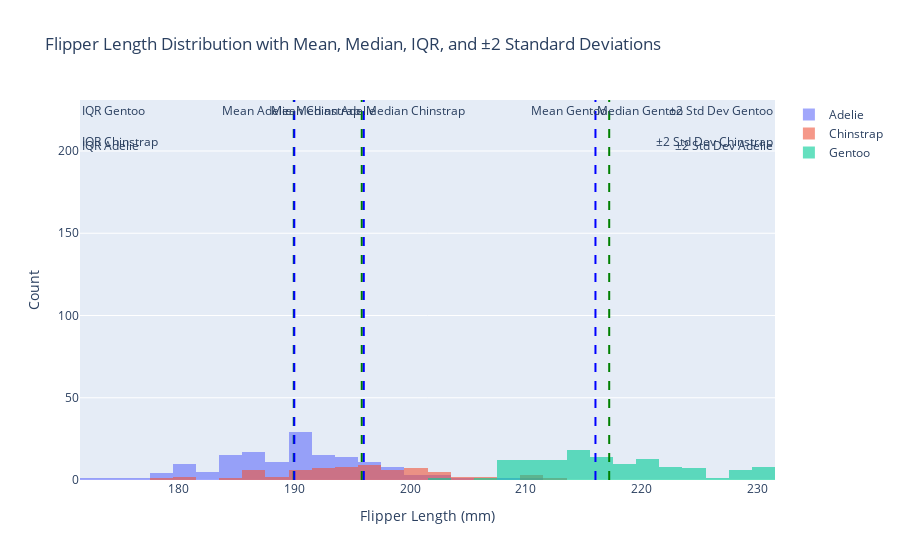

The notebook cell saved with this chart:
### Markdown cell above
Question 1:

### Code cell
import plotly.express as px
import plotly.graph_objects as go
import seaborn as sns
import numpy as np

# Load the penguins dataset
penguins = sns.load_dataset('penguins')

# Filter out NaN values from flipper_length_mm
penguins = penguins.dropna(subset=['flipper_length_mm'])

# List of species in the dataset
species_list = penguins['species'].unique()

# Create a histogram for each species
fig = go.Figure()

for species in species_list:
    species_data = penguins[penguins['species'] == species]['flipper_length_mm']

    # Calculate statistical values
    mean_flipper = species_data.mean()
    median_flipper = species_data.median()
    min_flipper = species_data.min()
    max_flipper = species_data.max()
    iqr_flipper = np.percentile(species_data, 75) - np.percentile(species_data, 25)
    std_flipper = species_data.std()
    lower_bound_2std = mean_flipper - 2 * std_flipper
    upper_bound_2std = mean_flipper + 2 * std_flipper

    # Add histogram to the figure
    fig.add_trace(go.Histogram(
        x=species_data,
        name=f'{species}',
        opacity=0.6,
        nbinsx=20
    ))

    # Add vertical lines (mean and median)
    fig.add_vline(x=mean_flipper, line=dict(color='green', width=2, dash='dash'), annotation_text=f'Mean {species}', annotation_position="top left")
    fig.add_vline(x=median_flipper, line=dict(color='blue', width=2, dash='dash'), annotation_text=f'Median {species}', annotation_position="top right")

    # Add rectangles for IQR and ±2 standard deviations
    fig.add_hrect(
        y0=0, y1=species_data.max(),
        x0=np.percentile(species_data, 25), x1=np.percentile(species_data, 75),
        fillcolor="lightblue", opacity=0.3, line_width=0,
        annotation_text=f'IQR {species}', annotation_position="top left"
    )
    fig.add_hrect(
        y0=0, y1=species_data.max(),
        x0=lower_bound_2std, x1=upper_bound_2std,
        fillcolor="orange", opacity=0.2, line_width=0,
        annotation_text=f'±2 Std Dev {species}', annotation_position="top right"
    )

# Update layout for better visualization
fig.update_layout(
    title="Flipper Length Distribution with Mean, Median, IQR, and ±2 Standard Deviations",
    xaxis_title="Flipper Length (mm)",
    yaxis_title="Count",
    barmode='overlay'
)

# Show the plot
fig.show()

### Figure 1 — Plotly figure (JSON) as saved in the notebook; plotly's stock layout.template omitted (floating-point values rounded to 4 significant figures; data arrays with more than 128 entries replaced by an {"elided": "..."} marker saying what was removed)
{"data": [{"name": "Adelie", "nbinsx": 20, "opacity": 0.6, "type": "histogram", "x": {"elided": "151 int values"}}, {"name": "Chinstrap", "nbinsx": 20, "opacity": 0.6, "type": "histogram", "x": [192, 196, 193, 188, 197, 198, 178, 197, 195, 198, 193, 194, 185, 201, 190, 201, 197, 181, 190, 195, 181, 191, 187, 193, 195, 197, 200, 200, 191, 205, 187, 201, 187, 203, 195, 199, 195, 210, 192, 205, 210, 187, 196, 196, 196, 201, 190, 212, 187, 198, 199, 201, 193, 203, 187, 197, 191, 203, 202, 194, 206, 189, 195, 207, 202, 193, 210, 198]}, {"name": "Gentoo", "nbinsx": 20, "opacity": 0.6, "type": "histogram", "x": [211, 230, 210, 218, 215, 210, 211, 219, 209, 215, 214, 216, 214, 213, 210, 217, 210, 221, 209, 222, 218, 215, 213, 215, 215, 215, 216, 215, 210, 220, 222, 209, 207, 230, 220, 220, 213, 219, 208, 208, 208, 225, 210, 216, 222, 217, 210, 225, 213, 215, 210, 220, 210, 225, 217, 220, 208, 220, 208, 224, 208, 221, 214, 231, 219, 230, 214, 229, 220, 223, 216, 221, 221, 217, 216, 230, 209, 220, 215, 223, 212, 221, 212, 224, 212, 228, 218, 218, 212, 230, 218, 228, 212, 224, 214, 226, 216, 222, 203, 225, 219, 228, 215, 228, 216, 215, 210, 219, 208, 209, 216, 229, 213, 230, 217, 230, 217, 222, 214, 215, 222, 212, 213]}], "layout": {"annotations": [{"showarrow": false, "text": "Mean Adelie", "x": 190.0, "xanchor": "right", "xref": "x", "y": 1, "yanchor": "top", "yref": "y domain"}, {"showarrow": false, "text": "Median Adelie", "x": 190, "xanchor": "left", "xref": "x", "y": 1, "yanchor": "top", "yref": "y domain"}, {"showarrow": false, "text": "IQR Adelie", "x": 0, "xanchor": "left", "xref": "x domain", "y": 210, "yanchor": "top", "yref": "y"}, {"showarrow": false, "text": "±2 Std Dev Adelie", "x": 1, "xanchor": "right", "xref": "x domain", "y": 210, "yanchor": "top", "yref": "y"}, {"showarrow": false, "text": "Mean Chinstrap", "x": 195.8, "xanchor": "right", "xref": "x", "y": 1, "yanchor": "top", "yref": "y domain"}, {"showarrow": false, "text": "Median Chinstrap", "x": 196, "xanchor": "left", "xref": "x", "y": 1, "yanchor": "top", "yref": "y domain"}, {"showarrow": false, "text": "IQR Chinstrap", "x": 0, "xanchor": "left", "xref": "x domain", "y": 212, "yanchor": "top", "yref": "y"}, {"showarrow": false, "text": "±2 Std Dev Chinstrap", "x": 1, "xanchor": "right", "xref": "x domain", "y": 212, "yanchor": "top", "yref": "y"}, {"showarrow": false, "text": "Mean Gentoo", "x": 217.2, "xanchor": "right", "xref": "x", "y": 1, "yanchor": "top", "yref": "y domain"}, {"showarrow": false, "text": "Median Gentoo", "x": 216, "xanchor": "left", "xref": "x", "y": 1, "yanchor": "top", "yref": "y domain"}, {"showarrow": false, "text": "IQR Gentoo", "x": 0, "xanchor": "left", "xref": "x domain", "y": 231, "yanchor": "top", "yref": "y"}, {"showarrow": false, "text": "±2 Std Dev Gentoo", "x": 1, "xanchor": "right", "xref": "x domain", "y": 231, "yanchor": "top", "yref": "y"}], "barmode": "overlay", "shapes": [{"line": {"color": "green", "dash": "dash", "width": 2}, "type": "line", "x0": 190.0, "x1": 190.0, "xref": "x", "y0": 0, "y1": 1, "yref": "y domain"}, {"line": {"color": "blue", "dash": "dash", "width": 2}, "type": "line", "x0": 190, "x1": 190, "xref": "x", "y0": 0, "y1": 1, "yref": "y domain"}, {"fillcolor": "lightblue", "line": {"width": 0}, "opacity": 0.3, "type": "rect", "x0": 186, "x1": 195, "xref": "x domain", "y0": 0, "y1": 210, "yref": "y"}, {"fillcolor": "orange", "line": {"width": 0}, "opacity": 0.2, "type": "rect", "x0": 176.9, "x1": 203.0, "xref": "x domain", "y0": 0, "y1": 210, "yref": "y"}, {"line": {"color": "green", "dash": "dash", "width": 2}, "type": "line", "x0": 195.8, "x1": 195.8, "xref": "x", "y0": 0, "y1": 1, "yref": "y domain"}, {"line": {"color": "blue", "dash": "dash", "width": 2}, "type": "line", "x0": 196, "x1": 196, "xref": "x", "y0": 0, "y1": 1, "yref": "y domain"}, {"fillcolor": "lightblue", "line": {"width": 0}, "opacity": 0.3, "type": "rect", "x0": 191, "x1": 201, "xref": "x domain", "y0": 0, "y1": 212, "yref": "y"}, {"fillcolor": "orange", "line": {"width": 0}, "opacity": 0.2, "type": "rect", "x0": 181.6, "x1": 210.1, "xref": "x domain", "y0": 0, "y1": 212, "yref": "y"}, {"line": {"color": "green", "dash": "dash", "width": 2}, "type": "line", "x0": 217.2, "x1": 217.2, "xref": "x", "y0": 0, "y1": 1, "yref": "y domain"}, {"line": {"color": "blue", "dash": "dash", "width": 2}, "type": "line", "x0": 216, "x1": 216, "xref": "x", "y0": 0, "y1": 1, "yref": "y domain"}, {"fillcolor": "lightblue", "line": {"width": 0}, "opacity": 0.3, "type": "rect", "x0": 212, "x1": 221, "xref": "x domain", "y0": 0, "y1": 231, "yref": "y"}, {"fillcolor": "orange", "line": {"width": 0}, "opacity": 0.2, "type": "rect", "x0": 204.2, "x1": 230.2, "xref": "x domain", "y0": 0, "y1": 231, "yref": "y"}], "title": {"text": "Flipper Length Distribution with Mean, Median, IQR, and ±2 Standard Deviations"}, "xaxis": {"title": {"text": "Flipper Length (mm)"}}, "yaxis": {"title": {"text": "Count"}}}}
